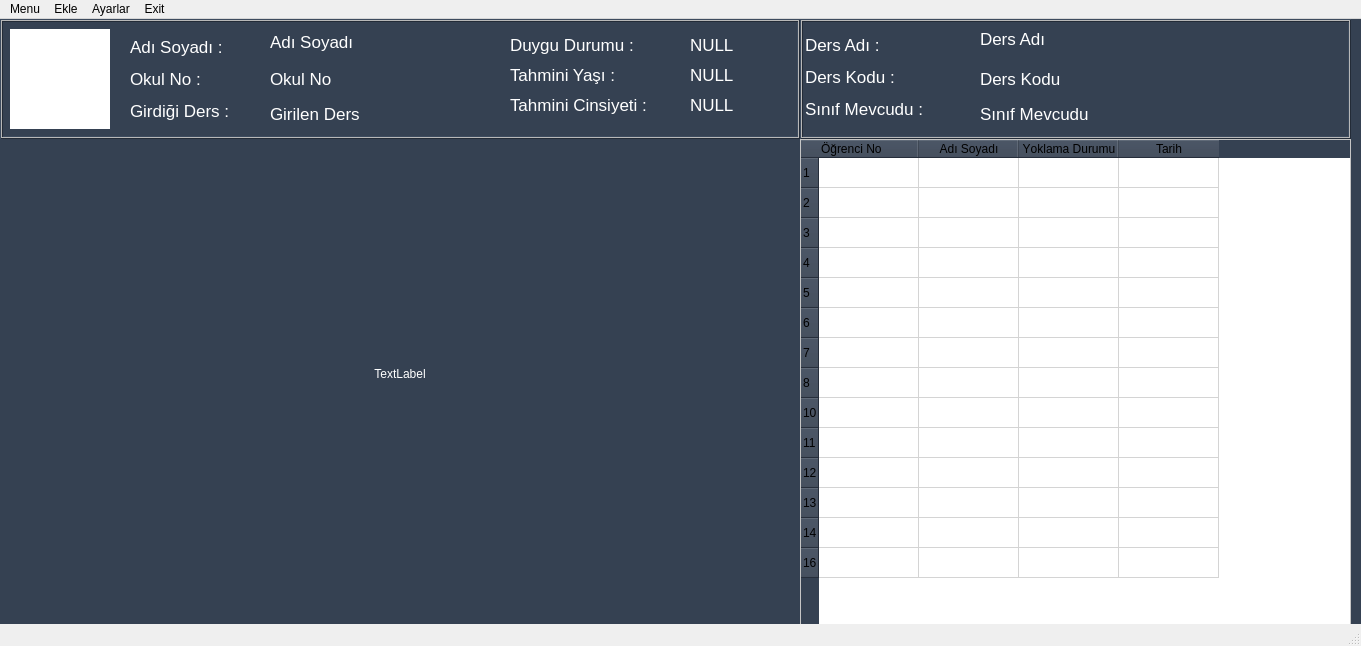
<?xml version="1.0" encoding="UTF-8"?>
<ui version="4.0">
 <class>MainWindow</class>
 <widget class="QMainWindow" name="MainWindow">
  <property name="windowModality">
   <enum>Qt::NonModal</enum>
  </property>
  <property name="geometry">
   <rect>
    <x>0</x>
    <y>0</y>
    <width>1361</width>
    <height>646</height>
   </rect>
  </property>
  <property name="contextMenuPolicy">
   <enum>Qt::DefaultContextMenu</enum>
  </property>
  <property name="windowTitle">
   <string>MainWindow</string>
  </property>
  <property name="styleSheet">
   <string notr="true"/>
  </property>
  <widget class="QWidget" name="Window">
   <property name="styleSheet">
    <string notr="true">QWidget{background: #354152;}
QLabel{color:white;}
QTableWidget{background:white;}
QTableWidget::item {
    background-color: white;
	color:black;
}</string>
   </property>
   <widget class="QLabel" name="kamera_ekrani">
    <property name="geometry">
     <rect>
      <x>0</x>
      <y>120</y>
      <width>800</width>
      <height>470</height>
     </rect>
    </property>
    <property name="minimumSize">
     <size>
      <width>800</width>
      <height>470</height>
     </size>
    </property>
    <property name="maximumSize">
     <size>
      <width>800</width>
      <height>470</height>
     </size>
    </property>
    <property name="font">
     <font>
      <strikeout>false</strikeout>
     </font>
    </property>
    <property name="contextMenuPolicy">
     <enum>Qt::DefaultContextMenu</enum>
    </property>
    <property name="layoutDirection">
     <enum>Qt::LeftToRight</enum>
    </property>
    <property name="styleSheet">
     <string notr="true">background-color: transparent;</string>
    </property>
    <property name="text">
     <string>TextLabel</string>
    </property>
    <property name="alignment">
     <set>Qt::AlignCenter</set>
    </property>
   </widget>
   <widget class="QTableWidget" name="sinif_listesi">
    <property name="geometry">
     <rect>
      <x>800</x>
      <y>120</y>
      <width>551</width>
      <height>491</height>
     </rect>
    </property>
    <property name="whatsThis">
     <string>&lt;html&gt;&lt;head/&gt;&lt;body&gt;&lt;p&gt;Öğrencilerin Bulunduğu Liste&lt;/p&gt;&lt;/body&gt;&lt;/html&gt;</string>
    </property>
    <property name="styleSheet">
     <string notr="true">selection-background-color: rgb(233, 185, 110);</string>
    </property>
    <property name="editTriggers">
     <set>QAbstractItemView::SelectedClicked</set>
    </property>
    <row>
     <property name="text">
      <string>1</string>
     </property>
    </row>
    <row>
     <property name="text">
      <string>2</string>
     </property>
    </row>
    <row>
     <property name="text">
      <string>3</string>
     </property>
    </row>
    <row>
     <property name="text">
      <string>4</string>
     </property>
    </row>
    <row>
     <property name="text">
      <string>5</string>
     </property>
    </row>
    <row>
     <property name="text">
      <string>6</string>
     </property>
    </row>
    <row>
     <property name="text">
      <string>7</string>
     </property>
    </row>
    <row>
     <property name="text">
      <string>8</string>
     </property>
    </row>
    <row>
     <property name="text">
      <string>10</string>
     </property>
    </row>
    <row>
     <property name="text">
      <string>11</string>
     </property>
    </row>
    <row>
     <property name="text">
      <string>12</string>
     </property>
    </row>
    <row>
     <property name="text">
      <string>13</string>
     </property>
    </row>
    <row>
     <property name="text">
      <string>14</string>
     </property>
    </row>
    <row>
     <property name="text">
      <string>16</string>
     </property>
    </row>
    <column>
     <property name="text">
      <string>Öğrenci No</string>
     </property>
     <property name="font">
      <font>
       <kerning>false</kerning>
      </font>
     </property>
     <property name="textAlignment">
      <set>AlignLeading|AlignVCenter</set>
     </property>
    </column>
    <column>
     <property name="text">
      <string>Adı Soyadı</string>
     </property>
    </column>
    <column>
     <property name="text">
      <string>Yoklama Durumu</string>
     </property>
     <property name="font">
      <font>
       <stylestrategy>PreferDefault</stylestrategy>
       <kerning>false</kerning>
      </font>
     </property>
     <property name="foreground">
      <brush brushstyle="SolidPattern">
       <color alpha="255">
        <red>0</red>
        <green>0</green>
        <blue>0</blue>
       </color>
      </brush>
     </property>
    </column>
    <column>
     <property name="text">
      <string>Tarih</string>
     </property>
    </column>
   </widget>
   <widget class="QFrame" name="ogrenci_info">
    <property name="enabled">
     <bool>true</bool>
    </property>
    <property name="geometry">
     <rect>
      <x>0</x>
      <y>0</y>
      <width>800</width>
      <height>120</height>
     </rect>
    </property>
    <property name="sizePolicy">
     <sizepolicy hsizetype="MinimumExpanding" vsizetype="Maximum">
      <horstretch>0</horstretch>
      <verstretch>0</verstretch>
     </sizepolicy>
    </property>
    <property name="minimumSize">
     <size>
      <width>800</width>
      <height>80</height>
     </size>
    </property>
    <property name="frameShape">
     <enum>QFrame::Box</enum>
    </property>
    <property name="frameShadow">
     <enum>QFrame::Raised</enum>
    </property>
    <property name="lineWidth">
     <number>1</number>
    </property>
    <property name="midLineWidth">
     <number>1</number>
    </property>
    <widget class="QLabel" name="labelGirisCikis_3">
     <property name="geometry">
      <rect>
       <x>130</x>
       <y>5</y>
       <width>131</width>
       <height>111</height>
      </rect>
     </property>
     <property name="font">
      <font>
       <pointsize>13</pointsize>
      </font>
     </property>
     <property name="styleSheet">
      <string notr="true">background-color: rgba(0,0,0,0%)</string>
     </property>
     <property name="text">
      <string>&lt;html&gt;&lt;head/&gt;&lt;body&gt;&lt;p&gt;Adı Soyadı :&lt;/p&gt;&lt;p&gt;Okul No :&lt;/p&gt;&lt;p&gt;Girdiği Ders :&lt;/p&gt;&lt;/body&gt;&lt;/html&gt;</string>
     </property>
    </widget>
    <widget class="QLabel" name="label_adiSoyadi">
     <property name="geometry">
      <rect>
       <x>270</x>
       <y>8</y>
       <width>211</width>
       <height>30</height>
      </rect>
     </property>
     <property name="font">
      <font>
       <pointsize>13</pointsize>
      </font>
     </property>
     <property name="text">
      <string>Adı Soyadı</string>
     </property>
    </widget>
    <widget class="QLabel" name="label_okulNo">
     <property name="geometry">
      <rect>
       <x>270</x>
       <y>45</y>
       <width>181</width>
       <height>30</height>
      </rect>
     </property>
     <property name="font">
      <font>
       <pointsize>13</pointsize>
      </font>
     </property>
     <property name="text">
      <string>Okul No</string>
     </property>
    </widget>
    <widget class="QLabel" name="label_girilenDers">
     <property name="geometry">
      <rect>
       <x>270</x>
       <y>80</y>
       <width>191</width>
       <height>30</height>
      </rect>
     </property>
     <property name="font">
      <font>
       <pointsize>13</pointsize>
      </font>
     </property>
     <property name="text">
      <string>Girilen Ders</string>
     </property>
    </widget>
    <widget class="QLabel" name="profile_picture">
     <property name="geometry">
      <rect>
       <x>10</x>
       <y>10</y>
       <width>100</width>
       <height>100</height>
      </rect>
     </property>
     <property name="styleSheet">
      <string notr="true">background:white;</string>
     </property>
     <property name="text">
      <string/>
     </property>
     <property name="pixmap">
      <pixmap>personReal.png</pixmap>
     </property>
     <property name="scaledContents">
      <bool>true</bool>
     </property>
    </widget>
    <widget class="QLabel" name="label">
     <property name="geometry">
      <rect>
       <x>510</x>
       <y>10</y>
       <width>161</width>
       <height>31</height>
      </rect>
     </property>
     <property name="font">
      <font>
       <pointsize>13</pointsize>
      </font>
     </property>
     <property name="text">
      <string>Duygu Durumu :</string>
     </property>
    </widget>
    <widget class="QLabel" name="label_2">
     <property name="geometry">
      <rect>
       <x>510</x>
       <y>40</y>
       <width>161</width>
       <height>31</height>
      </rect>
     </property>
     <property name="font">
      <font>
       <pointsize>13</pointsize>
      </font>
     </property>
     <property name="text">
      <string>Tahmini Yaşı :</string>
     </property>
    </widget>
    <widget class="QLabel" name="label_3">
     <property name="geometry">
      <rect>
       <x>510</x>
       <y>70</y>
       <width>191</width>
       <height>31</height>
      </rect>
     </property>
     <property name="font">
      <font>
       <pointsize>13</pointsize>
      </font>
     </property>
     <property name="text">
      <string>Tahmini Cinsiyeti :</string>
     </property>
    </widget>
    <widget class="QLabel" name="lbl_duygu">
     <property name="geometry">
      <rect>
       <x>690</x>
       <y>10</y>
       <width>101</width>
       <height>31</height>
      </rect>
     </property>
     <property name="font">
      <font>
       <pointsize>13</pointsize>
      </font>
     </property>
     <property name="text">
      <string>NULL</string>
     </property>
    </widget>
    <widget class="QLabel" name="lbl_yas">
     <property name="geometry">
      <rect>
       <x>690</x>
       <y>40</y>
       <width>101</width>
       <height>31</height>
      </rect>
     </property>
     <property name="font">
      <font>
       <pointsize>13</pointsize>
      </font>
     </property>
     <property name="text">
      <string>NULL</string>
     </property>
    </widget>
    <widget class="QLabel" name="lbl_cinsiyet">
     <property name="geometry">
      <rect>
       <x>690</x>
       <y>70</y>
       <width>101</width>
       <height>31</height>
      </rect>
     </property>
     <property name="font">
      <font>
       <pointsize>13</pointsize>
      </font>
     </property>
     <property name="text">
      <string>NULL</string>
     </property>
    </widget>
   </widget>
   <widget class="QFrame" name="ders_info">
    <property name="geometry">
     <rect>
      <x>800</x>
      <y>0</y>
      <width>551</width>
      <height>120</height>
     </rect>
    </property>
    <property name="frameShape">
     <enum>QFrame::Box</enum>
    </property>
    <property name="frameShadow">
     <enum>QFrame::Raised</enum>
    </property>
    <property name="midLineWidth">
     <number>1</number>
    </property>
    <widget class="QLabel" name="labelGirisCikis_4">
     <property name="geometry">
      <rect>
       <x>5</x>
       <y>3</y>
       <width>161</width>
       <height>111</height>
      </rect>
     </property>
     <property name="font">
      <font>
       <pointsize>13</pointsize>
      </font>
     </property>
     <property name="styleSheet">
      <string notr="true">background-color: rgba(0,0,0,0%)</string>
     </property>
     <property name="text">
      <string>&lt;html&gt;&lt;head/&gt;&lt;body&gt;&lt;p&gt;Ders Adı :&lt;/p&gt;&lt;p&gt;Ders Kodu :&lt;/p&gt;&lt;p&gt;Sınıf Mevcudu :&lt;/p&gt;&lt;/body&gt;&lt;/html&gt;</string>
     </property>
    </widget>
    <widget class="QLabel" name="label_dersKodu">
     <property name="geometry">
      <rect>
       <x>180</x>
       <y>45</y>
       <width>231</width>
       <height>30</height>
      </rect>
     </property>
     <property name="font">
      <font>
       <pointsize>13</pointsize>
      </font>
     </property>
     <property name="text">
      <string>Ders Kodu</string>
     </property>
    </widget>
    <widget class="QLabel" name="label_sinifMevcudu">
     <property name="geometry">
      <rect>
       <x>180</x>
       <y>80</y>
       <width>231</width>
       <height>30</height>
      </rect>
     </property>
     <property name="font">
      <font>
       <pointsize>13</pointsize>
      </font>
     </property>
     <property name="text">
      <string>Sınıf Mevcudu</string>
     </property>
    </widget>
    <widget class="QLabel" name="label_dersAdi">
     <property name="geometry">
      <rect>
       <x>180</x>
       <y>5</y>
       <width>231</width>
       <height>30</height>
      </rect>
     </property>
     <property name="font">
      <font>
       <pointsize>13</pointsize>
      </font>
     </property>
     <property name="text">
      <string>Ders Adı</string>
     </property>
    </widget>
   </widget>
  </widget>
  <widget class="QMenuBar" name="menubar">
   <property name="geometry">
    <rect>
     <x>0</x>
     <y>0</y>
     <width>1361</width>
     <height>26</height>
    </rect>
   </property>
   <widget class="QMenu" name="menuMenu">
    <property name="title">
     <string>Menu</string>
    </property>
    <addaction name="actionStartCam"/>
    <addaction name="actionStopCam"/>
    <addaction name="actionYoklamayiBitir"/>
   </widget>
   <widget class="QMenu" name="menuEkle">
    <property name="title">
     <string>Ekle</string>
    </property>
    <addaction name="OgrenciEkle"/>
    <addaction name="OgretmenEkle"/>
    <addaction name="DersEkle"/>
   </widget>
   <widget class="QMenu" name="menuAyarlar">
    <property name="title">
     <string>Ayarlar</string>
    </property>
    <addaction name="actiondeneme5"/>
    <addaction name="action_OgrenciListesi"/>
    <addaction name="action_OgrenciAra"/>
   </widget>
   <widget class="QMenu" name="menuExit">
    <property name="title">
     <string>Exit</string>
    </property>
    <addaction name="actionExit"/>
    <addaction name="separator"/>
   </widget>
   <addaction name="menuMenu"/>
   <addaction name="menuEkle"/>
   <addaction name="menuAyarlar"/>
   <addaction name="menuExit"/>
  </widget>
  <widget class="QStatusBar" name="statusbar"/>
  <action name="actionStartCam">
   <property name="text">
    <string>Start Camera</string>
   </property>
  </action>
  <action name="actionStopCam">
   <property name="text">
    <string>Stop Camera</string>
   </property>
  </action>
  <action name="OgrenciEkle">
   <property name="text">
    <string>Öğrenci Ekle</string>
   </property>
  </action>
  <action name="OgretmenEkle">
   <property name="text">
    <string>Öğretmen Ekle</string>
   </property>
  </action>
  <action name="actiondeneme5">
   <property name="text">
    <string>Modelleri Yükle</string>
   </property>
  </action>
  <action name="action6">
   <property name="text">
    <string>deneme6</string>
   </property>
  </action>
  <action name="actionExit">
   <property name="text">
    <string>Exit</string>
   </property>
  </action>
  <action name="DersEkle">
   <property name="text">
    <string>Ders Ekle</string>
   </property>
  </action>
  <action name="action_OgrenciListesi">
   <property name="text">
    <string>Öğrenci Listesi</string>
   </property>
  </action>
  <action name="action_OgrenciAra">
   <property name="text">
    <string>Öğrenci Ara</string>
   </property>
  </action>
  <action name="actionYoklamayiBitir">
   <property name="text">
    <string>Yoklamayı Bitir</string>
   </property>
  </action>
 </widget>
 <resources/>
 <connections/>
</ui>
